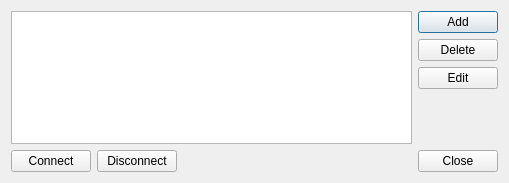
<?xml version="1.0" encoding="UTF-8"?>
<ui version="4.0">
 <class>SharedConnectionsDialog</class>
 <widget class="QDialog" name="SharedConnectionsDialog">
  <property name="windowModality">
   <enum>Qt::ApplicationModal</enum>
  </property>
  <property name="geometry">
   <rect>
    <x>0</x>
    <y>0</y>
    <width>509</width>
    <height>183</height>
   </rect>
  </property>
  <property name="windowTitle">
   <string>Shared Databases Connections</string>
  </property>
  <layout class="QVBoxLayout" name="verticalLayout">
   <item>
    <layout class="QHBoxLayout" name="horizontalLayout">
     <item>
      <widget class="QListWidget" name="lwConnections">
       <property name="editTriggers">
        <set>QAbstractItemView::NoEditTriggers</set>
       </property>
      </widget>
     </item>
     <item>
      <layout class="QVBoxLayout" name="buttonsLayout">
       <property name="rightMargin">
        <number>0</number>
       </property>
       <item>
        <widget class="QPushButton" name="pbAdd">
         <property name="sizePolicy">
          <sizepolicy hsizetype="Minimum" vsizetype="Fixed">
           <horstretch>0</horstretch>
           <verstretch>0</verstretch>
          </sizepolicy>
         </property>
         <property name="text">
          <string>Add</string>
         </property>
        </widget>
       </item>
       <item>
        <widget class="QPushButton" name="pbDelete">
         <property name="sizePolicy">
          <sizepolicy hsizetype="Minimum" vsizetype="Fixed">
           <horstretch>0</horstretch>
           <verstretch>0</verstretch>
          </sizepolicy>
         </property>
         <property name="text">
          <string>Delete</string>
         </property>
        </widget>
       </item>
       <item>
        <widget class="QPushButton" name="pbEdit">
         <property name="sizePolicy">
          <sizepolicy hsizetype="Minimum" vsizetype="Fixed">
           <horstretch>0</horstretch>
           <verstretch>0</verstretch>
          </sizepolicy>
         </property>
         <property name="text">
          <string>Edit</string>
         </property>
        </widget>
       </item>
       <item>
        <spacer name="verticalSpacer">
         <property name="orientation">
          <enum>Qt::Vertical</enum>
         </property>
         <property name="sizeHint" stdset="0">
          <size>
           <width>20</width>
           <height>40</height>
          </size>
         </property>
        </spacer>
       </item>
      </layout>
     </item>
    </layout>
   </item>
   <item>
    <layout class="QHBoxLayout" name="horizontalLayout_2">
     <item>
      <widget class="QPushButton" name="pbConnect">
       <property name="sizePolicy">
        <sizepolicy hsizetype="Fixed" vsizetype="Fixed">
         <horstretch>0</horstretch>
         <verstretch>0</verstretch>
        </sizepolicy>
       </property>
       <property name="text">
        <string>Connect</string>
       </property>
      </widget>
     </item>
     <item>
      <widget class="QPushButton" name="pbDisconnect">
       <property name="sizePolicy">
        <sizepolicy hsizetype="Fixed" vsizetype="Fixed">
         <horstretch>0</horstretch>
         <verstretch>0</verstretch>
        </sizepolicy>
       </property>
       <property name="text">
        <string>Disconnect</string>
       </property>
      </widget>
     </item>
     <item>
      <spacer name="horizontalSpacer">
       <property name="orientation">
        <enum>Qt::Horizontal</enum>
       </property>
       <property name="sizeHint" stdset="0">
        <size>
         <width>40</width>
         <height>20</height>
        </size>
       </property>
      </spacer>
     </item>
     <item>
      <widget class="QDialogButtonBox" name="buttonBox">
       <property name="orientation">
        <enum>Qt::Horizontal</enum>
       </property>
       <property name="standardButtons">
        <set>QDialogButtonBox::Close</set>
       </property>
      </widget>
     </item>
    </layout>
   </item>
  </layout>
 </widget>
 <tabstops>
  <tabstop>lwConnections</tabstop>
  <tabstop>pbConnect</tabstop>
  <tabstop>pbDisconnect</tabstop>
  <tabstop>pbAdd</tabstop>
  <tabstop>pbDelete</tabstop>
  <tabstop>pbEdit</tabstop>
  <tabstop>buttonBox</tabstop>
 </tabstops>
 <resources/>
 <connections>
  <connection>
   <sender>buttonBox</sender>
   <signal>accepted()</signal>
   <receiver>SharedConnectionsDialog</receiver>
   <slot>accept()</slot>
   <hints>
    <hint type="sourcelabel">
     <x>248</x>
     <y>254</y>
    </hint>
    <hint type="destinationlabel">
     <x>157</x>
     <y>274</y>
    </hint>
   </hints>
  </connection>
  <connection>
   <sender>buttonBox</sender>
   <signal>rejected()</signal>
   <receiver>SharedConnectionsDialog</receiver>
   <slot>reject()</slot>
   <hints>
    <hint type="sourcelabel">
     <x>316</x>
     <y>260</y>
    </hint>
    <hint type="destinationlabel">
     <x>286</x>
     <y>274</y>
    </hint>
   </hints>
  </connection>
 </connections>
</ui>
